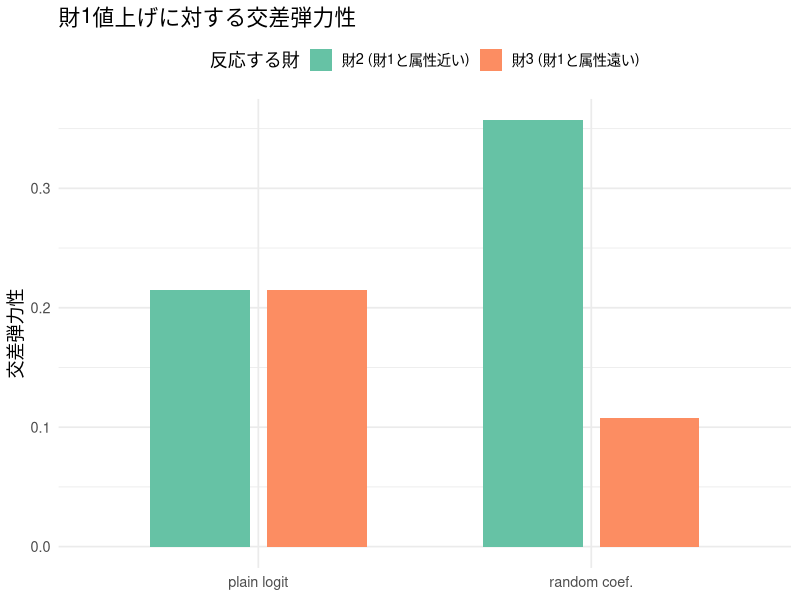
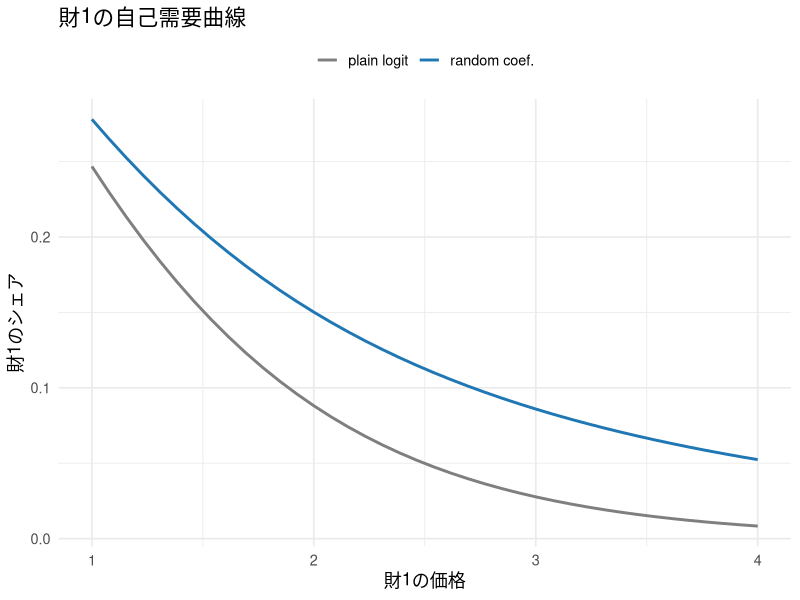
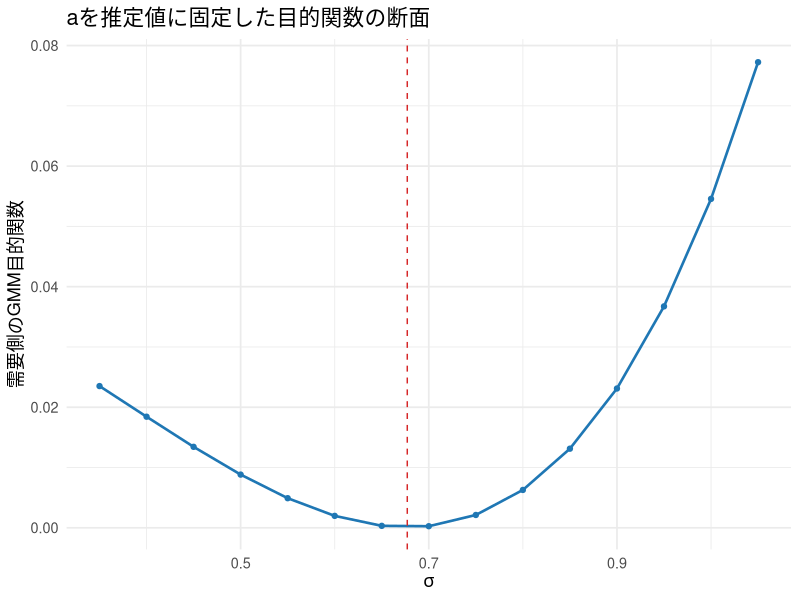
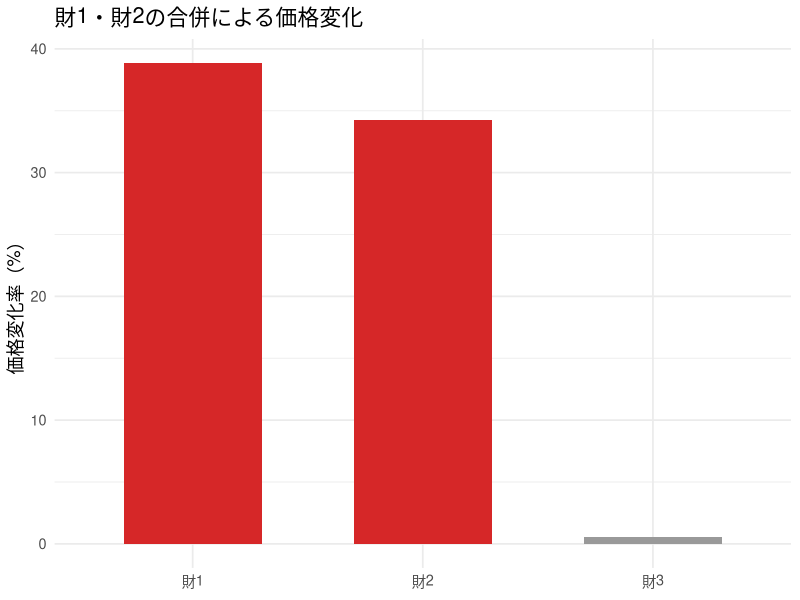

Recreate these plots in R, in order.
## ---- chunk 1
#| include: false
library(ggplot2)
library(dplyr)
library(tidyr)
library(scales)
library(knitr)

set.seed(20264)

theme_lecture <- function() {
  fam <- if (Sys.info()[["sysname"]] == "Darwin") "Hiragino Sans" else ""
  theme_minimal(base_size = 13, base_family = fam)
}
theme_set(theme_lecture())
knitr::opts_chunk$set(fig.align = "center", dpi = 144)
options(scipen = 8)
## ---- chunk 2
# --- モンテカルロ積分でシェアを計算する関数 ---
# nu_x: 個人の属性選好ショック (ns), nu_p: 価格選好ショック (ns)
# 属性 x への好み beta_i = beta_x + sigma_x * nu_x
# 価格係数 alpha_i = exp(abar + sigma_p * nu_p)  （対数正規で正値保証）
sim_shares <- function(x, p, beta0, beta_x, sigma_x, abar, sigma_p, nu_x, nu_p) {
  ns <- length(nu_x)
  J  <- length(x)
  beta_i  <- beta_x + sigma_x * nu_x          # (ns) 属性選好
  alpha_i <- exp(abar + sigma_p * nu_p)       # (ns) 価格係数（正）
  # 効用 v[i,j] = beta0 + beta_i * x_j - alpha_i * p_j
  V <- outer(beta_i, x) - outer(alpha_i, p)   # (ns x J)
  V <- sweep(V, 2, rep(beta0, J), "+")        # 定数項を各財に足す
  eV <- exp(V)
  denom <- 1 + rowSums(eV)                     # outside の効用は 0 -> exp(0)=1
  s_ij <- eV / denom                           # (ns x J) 個人選択確率
  colMeans(s_ij)                               # 集計シェア (J)
}

# 属性: 財1と財2は近い(1.0, 0.9)、財3は離れている(-0.8)
x_char <- c(1.0, 0.9, -0.8)
beta0  <- -1.0
beta_x <- 1.2
alpha_mean_target <- exp(0.2)  # 比較を通じてE[alpha_i]を約1.22に固定
abar_for_sigma <- function(sigma_p) log(alpha_mean_target) - sigma_p^2 / 2
p_base <- c(2.0, 2.1, 1.8)

ns <- 200
nu_x <- rnorm(ns)
nu_p <- rnorm(ns)

# sigma_x = 0 (plain logit) と sigma_x = 1.2 (異質性あり) を比較
s_homog <- sim_shares(x_char, p_base, beta0, beta_x, 0.0, abar_for_sigma(0.0), 0.0, nu_x, nu_p)
s_heter <- sim_shares(x_char, p_base, beta0, beta_x, 1.2, abar_for_sigma(0.6), 0.6, nu_x, nu_p)

data.frame(
  product = c("財1", "財2", "財3"),
  x       = x_char,
  share_homog = round(s_homog, 4),
  share_heter = round(s_heter, 4)
) |> kable(caption = "同質(sigma=0) vs 異質(sigma>0) の集計シェア")
## ---- chunk 3
cross_elast <- function(sigma_x, sigma_p) {
  eps <- 1e-5
  abar_use <- abar_for_sigma(sigma_p)  # 平均価格感応度を固定して分散だけ変える
  s0 <- sim_shares(x_char, p_base, beta0, beta_x, sigma_x, abar_use, sigma_p, nu_x, nu_p)
  E  <- matrix(0, 3, 3)
  for (k in 1:3) {
    p_up <- p_base; p_up[k] <- p_up[k] + eps
    s1 <- sim_shares(x_char, p_up, beta0, beta_x, sigma_x, abar_use, sigma_p, nu_x, nu_p)
    # eta[j,k] = (ds_j/dp_k) * p_k / s_j
    E[, k] <- (s1 - s0) / eps * p_base[k] / s0
  }
  dimnames(E) <- list(paste0("財", 1:3), paste0("値上げ:財", 1:3))
  round(E, 3)
}

E_homog <- cross_elast(0.0, 0.0)
E_heter <- cross_elast(1.2, 0.6)
## ---- chunk 4
kable(E_homog, caption = "plain logit の弾力性行列（列=どの財を値上げしたか）")
## ---- chunk 5
kable(E_heter, caption = "random coefficient logit の弾力性行列")
## ---- chunk 6
#| fig-cap: "財1を値上げしたときの他財の反応。plain logit では財2・財3が同率、RC では属性の近い財2が強く反応する。"
df_plot <- data.frame(
  responder = rep(c("財2 (財1と属性近い)", "財3 (財1と属性遠い)"), 2),
  model     = rep(c("plain logit", "random coef."), each = 2),
  elasticity = c(E_homog[2, 1], E_homog[3, 1], E_heter[2, 1], E_heter[3, 1])
)
ggplot(df_plot, aes(model, elasticity, fill = responder)) +
  geom_col(position = position_dodge(width = 0.7), width = 0.6) +
  scale_fill_brewer(palette = "Set2") +
  labs(title = "財1値上げに対する交差弾力性",
       x = NULL, y = "交差弾力性", fill = "反応する財") +
  theme(legend.position = "top")
## ---- chunk 7
#| fig-cap: "財1の自己需要曲線。異質性を入れると曲率が変わる。"
p_grid <- seq(1.0, 4.0, length.out = 40)
demand_curve <- function(sigma_x, sigma_p) {
  abar_use <- abar_for_sigma(sigma_p)
  sapply(p_grid, function(pp) {
    p_try <- p_base; p_try[1] <- pp
    sim_shares(x_char, p_try, beta0, beta_x, sigma_x, abar_use, sigma_p, nu_x, nu_p)[1]
  })
}
dc <- data.frame(
  price = rep(p_grid, 2),
  share = c(demand_curve(0.0, 0.0), demand_curve(1.2, 0.6)),
  model = rep(c("plain logit", "random coef."), each = length(p_grid))
)
ggplot(dc, aes(price, share, color = model)) +
  geom_line(linewidth = 1) +
  scale_color_manual(values = c("plain logit" = "grey50", "random coef." = "#1f77b4")) +
  labs(title = "財1の自己需要曲線", x = "財1の価格", y = "財1のシェア", color = NULL) +
  theme(legend.position = "top")
## ---- chunk 8
# 個人の価格係数は正。nu はどの計算でも同じ積分点を使う。
rc_probs <- function(p, quality, a, sigma, nu) {
  alpha <- exp(a + sigma * nu)
  v <- sweep(-outer(alpha, p), 2, quality, "+")
  vmax <- pmax(0, apply(v, 1, max))
  ev <- exp(v - vmax)
  ev / (exp(-vmax) + rowSums(ev))
}
rc_market <- function(p, quality, a, sigma, nu) {
  prob <- rc_probs(p, quality, a, sigma, nu)
  alpha <- exp(a + sigma * nu)
  jac <- crossprod(prob, prob * alpha) / length(nu)
  diag(jac) <- diag(jac) - colMeans(prob * alpha)
  list(s = colMeans(prob), jac = jac)
}
owner_matrix <- function(groups) outer(groups, groups, "==") * 1
markup_at <- function(p, groups, quality, a, sigma, nu) {
  demand <- rc_market(p, quality, a, sigma, nu)
  Delta <- -owner_matrix(groups) * t(demand$jac)
  as.vector(solve(Delta, demand$s))
}
solve_prices <- function(mc, groups, quality, a, sigma, nu,
                         p_init = mc + 1, tol = 1e-10, maxit = 2000) {
  p <- p_init
  for (it in seq_len(maxit)) {
    target <- mc + markup_at(p, groups, quality, a, sigma, nu)
    err <- max(abs(target - p))
    if (err < tol) return(list(p = p, iterations = it, error = err))
    p <- 0.5 * p + 0.5 * target
  }
  stop("価格の反復が収束しなかった")
}
# 複数市場の確率をまとめて計算。各積分点について市場を並べ、列は商品。
rc_all <- function(delta, price, a, sigma, nu, slopes = TRUE) {
  nt <- nrow(price); nj <- ncol(price); nr <- length(nu)
  mean_alpha <- exp(a + sigma^2 / 2)
  deviation <- exp(a + sigma * nu) - mean_alpha
  v <- matrix(0, nt * nr, nj)
  for (j in seq_len(nj)) {
    v[, j] <- rep(delta[, j], nr) -
      rep(price[, j], nr) * rep(deviation, each = nt)
  }
  vmax <- pmax(0, v[, 1])
  for (j in 2:nj) vmax <- pmax(vmax, v[, j])
  ev <- exp(v - vmax)
  prob <- ev / (exp(-vmax) + rowSums(ev))
  share <- matrix(0, nt, nj)
  own_slope <- matrix(0, nt, nj)
  alpha <- rep(exp(a + sigma * nu), each = nt)
  for (j in seq_len(nj)) {
    share[, j] <- rowMeans(matrix(prob[, j], nt, nr))
    if (slopes) own_slope[, j] <- -rowMeans(matrix(
      alpha * prob[, j] * (1 - prob[, j]), nt, nr))
  }
  list(share = share, own_slope = own_slope)
}
invert_shares <- function(S_obs, price, a, sigma, nu,
                          tol = 1e-9, maxit = 2000) {
  delta <- log(S_obs) - log(1 - rowSums(S_obs))
  for (it in seq_len(maxit)) {
    predicted <- rc_all(delta, price, a, sigma, nu, slopes = FALSE)$share
    correction <- log(S_obs) - log(predicted)
    delta <- delta + correction
    if (max(abs(correction)) < tol) {
      return(list(delta = delta, iterations = it,
                  error = max(abs(correction))))
    }
  }
  stop("シェアの反転が収束しなかった")
}
vec <- function(m) as.vector(t(m))
# その市場の需要を固定したときの1人あたり消費者余剰。
cs_value <- function(p, quality, a, sigma, nu) {
  alpha <- exp(a + sigma * nu)
  v <- sweep(-outer(alpha, p), 2, quality, "+")
  vmax <- pmax(0, apply(v, 1, max))
  inclusive <- vmax + log(exp(-vmax) + rowSums(exp(v - vmax)))
  mean(inclusive / alpha)
}
market_outcomes <- function(p, mc, quality, a, sigma, nu, market_size = 10000) {
  s <- rc_market(p, quality, a, sigma, nu)$s
  c(quantity = market_size * sum(s),
    profit = market_size * sum((p - mc) * s),
    consumer_surplus = market_size * cs_value(p, quality, a, sigma, nu))
}
## ---- chunk 9
set.seed(202604)
J <- 3
Tn <- 120
ns <- 120
# 等間隔の確率に対応する標準正規分布の分位点。毎回引き直さない。
nu <- qnorm((seq_len(ns) - 0.5) / ns)
theta_true <- c(beta0 = 3.5, beta_x = 1.2, a = 0.2, sigma = 0.7,
                gamma0 = -0.1, gamma_x = 0.15, gamma_w = 0.6)
x <- matrix(runif(Tn * J, -1, 1), Tn, J)
w <- matrix(runif(Tn * J, -1.2, 1.2), Tn, J)
xi_true <- matrix(rnorm(Tn * J, 0, 0.18), Tn, J)
omega_true <- matrix(rnorm(Tn * J, 0, 0.08), Tn, J)
quality_true <- theta_true["beta0"] + theta_true["beta_x"] * x + xi_true
mc_true <- exp(theta_true["gamma0"] + theta_true["gamma_x"] * x +
                 theta_true["gamma_w"] * w + omega_true)
groups_pre <- seq_len(J)
price <- S_obs <- matrix(0, Tn, J)
for (tt in seq_len(Tn)) {
  eq <- solve_prices(mc_true[tt, ], groups_pre, quality_true[tt, ],
                     theta_true["a"], theta_true["sigma"], nu)
  price[tt, ] <- eq$p
  S_obs[tt, ] <- rc_market(eq$p, quality_true[tt, ],
                          theta_true["a"], theta_true["sigma"], nu)$s
}
## ---- chunk 10
data_summary <- data.frame(
  variable = c("価格", "商品シェア", "外部選択肢シェア"),
  minimum = c(min(price), min(S_obs), min(1 - rowSums(S_obs))),
  maximum = c(max(price), max(S_obs), max(1 - rowSums(S_obs))))
knitr::kable(data_summary, digits = 3,
             col.names = c("変数", "最小値", "最大値"))
## ---- chunk 11
truth_inversion <- invert_shares(S_obs, price,
  theta_true["a"], theta_true["sigma"], nu)
delta_true <- quality_true - exp(theta_true["a"] + theta_true["sigma"]^2 / 2) * price
inversion_check <- data.frame(
  check = c("平均効用の回収誤差", "シェアの再現誤差"),
  error = c(max(abs(truth_inversion$delta - delta_true)),
    max(abs(rc_all(truth_inversion$delta, price,
      theta_true["a"], theta_true["sigma"], nu)$share - S_obs))))
knitr::kable(inversion_check, digits = 10,
             col.names = c("確認項目", "最大絶対誤差"))
stopifnot(all(inversion_check$error < 1e-6))
## ---- chunk 12
# 自財の費用変数と競合財の属性・費用変数を需要側のIVに使う。
rival_x <- rowSums(x) - x
rival_w <- rowSums(w) - w
X_d <- cbind(constant = 1, x = vec(x))
Z_d <- cbind(X_d, w = vec(w), w2 = vec(w)^2,
              rival_x = vec(rival_x), rival_w = vec(rival_w))
N <- nrow(X_d)
W_d <- solve(crossprod(Z_d) / N)
# 固定した非線形パラメータの下で線形係数を解く。
linear_gmm <- function(y, X, Z, W) {
  ZX <- crossprod(Z, X) / N
  Zy <- crossprod(Z, y) / N
  coef <- as.vector(solve(t(ZX) %*% W %*% ZX, t(ZX) %*% W %*% Zy))
  residual <- as.vector(y - X %*% coef)
  g <- crossprod(Z, residual) / N
  list(coef = coef, residual = residual,
       Q = as.numeric(t(g) %*% W %*% g))
}
scale_d <- 1
## ---- chunk 13
gmm_fit <- function(par) {
  a <- par[1]; sigma <- par[2]
  inverted <- invert_shares(S_obs, price, a, sigma, nu)
  delta <- inverted$delta
  mean_alpha <- exp(a + sigma^2 / 2)
  # delta + E[alpha]*p = beta0 + beta_x*x + xi
  demand <- linear_gmm(vec(delta + mean_alpha * price), X_d, Z_d, W_d)
  fit <- list(par = setNames(par, c("a", "sigma")), beta = demand$coef,
              delta = delta, xi = demand$residual, Qd = demand$Q,
              Q = demand$Q / scale_d, inversion_error = inverted$error)
  fit
}
# 開始点を複数試し、目的関数が最も小さい結果を使う。
estimate_model <- function() {
  starts <- list(c(0.1, 0.4), c(0.4, 0.9))
  runs <- lapply(starts, function(initial) {
    optim(initial, function(par) gmm_fit(par)$Q,
          method = "L-BFGS-B", lower = c(-0.4, 0.05), upper = c(1, 1.3),
          control = list(factr = 1e7, pgtol = 1e-7))
  })
  best <- runs[[which.min(sapply(runs, function(z) z$value))]]
  result <- gmm_fit(best$par)
  result$convergence <- best$convergence
  result
}
fit_d <- estimate_model()
## ---- chunk 14
point_estimates <- data.frame(
  parameter = c("beta0", "beta_x", "a", "sigma", "mean_alpha"),
  truth = c(theta_true[c("beta0", "beta_x", "a", "sigma")],
    exp(theta_true["a"] + theta_true["sigma"]^2 / 2)),
  estimated = c(fit_d$beta, fit_d$par, exp(fit_d$par[1] + fit_d$par[2]^2 / 2)))
knitr::kable(point_estimates, digits = 3,
             col.names = c("パラメータ", "真値", "推定値"))
stopifnot(fit_d$convergence == 0)
## ---- chunk 15
#| fig-cap: "破線は推定したσ。各点でシェア反転と線形係数の推定を行っている。"
sigma_grid <- seq(0.35, 1.05, length.out = 15)
objective_slice <- data.frame(sigma = sigma_grid,
  Q = sapply(sigma_grid, function(s) gmm_fit(c(fit_d$par[1], s))$Q))
ggplot(objective_slice, aes(sigma, Q)) +
  geom_line(color = "#1f77b4", linewidth = 0.9) +
  geom_point(color = "#1f77b4") +
  geom_vline(xintercept = fit_d$par[2], color = "#d62728", linetype = "dashed") +
  labs(x = expression(sigma), y = "需要側のGMM目的関数",
       title = "aを推定値に固定した目的関数の断面")
## ---- chunk 16
cluster_se <- function(fit) {
  qd <- ncol(Z_d)
  G <- matrix(0, qd, 4)
  G[, 1:2] <- -crossprod(Z_d, X_d) / N
  h <- 1e-4
  for (k in 1:2) {
    upper <- lower <- fit$par
    upper[k] <- upper[k] + h; lower[k] <- lower[k] - h
    fit_upper <- gmm_fit(upper); fit_lower <- gmm_fit(lower)
    y_upper <- fit_upper$delta + exp(upper[1] + upper[2]^2 / 2) * price
    y_lower <- fit_lower$delta + exp(lower[1] + lower[2]^2 / 2) * price
    G[, k + 2] <- crossprod(Z_d, vec(y_upper - y_lower)) / (2 * h * N)
  }
  moments <- Z_d * fit$xi
  clustered <- rowsum(moments, rep(seq_len(Tn), each = J))
  clustered <- sweep(clustered, 2, colMeans(clustered), "-")
  Vg <- crossprod(clustered) / N^2 * Tn / (Tn - 1)
  bread <- solve(t(G) %*% W_d %*% G)
  V <- bread %*% t(G) %*% W_d %*% Vg %*% W_d %*% G %*% bread
  list(se = sqrt(diag(V)), vcov = V)
}
inference_d <- cluster_se(fit_d)
mean_alpha_d <- exp(fit_d$par[1] + fit_d$par[2]^2 / 2)
gradient_mean <- c(0, 0, mean_alpha_d, mean_alpha_d * fit_d$par[2])
se_mean_alpha <- sqrt(as.numeric(t(gradient_mean) %*% inference_d$vcov %*% gradient_mean))
demand_parameters <- data.frame(
  parameter = c("beta0", "beta_x", "a", "sigma", "mean_alpha"),
  truth = c(theta_true[c("beta0", "beta_x", "a", "sigma")],
              exp(theta_true["a"] + theta_true["sigma"]^2 / 2)),
  estimated = c(fit_d$beta, fit_d$par, mean_alpha_d),
  std_error = c(inference_d$se, se_mean_alpha))
knitr::kable(demand_parameters, digits = 3,
             col.names = c("パラメータ", "真値", "推定値", "標準誤差"),
             caption = "需要パラメータと市場クラスタ標準誤差")
## ---- chunk 17
# 第一市場の観測価格と、推定で反転した効用を使う。
p_pre <- price[1, ]
a_d <- fit_d$par[1]; sigma_d <- fit_d$par[2]
quality_d <- fit_d$delta[1, ] + exp(a_d + sigma_d^2 / 2) * p_pre
mc_d <- p_pre - markup_at(p_pre, groups_pre, quality_d, a_d, sigma_d, nu)
groups_post <- c(1, 1, 3)
eq_merger <- solve_prices(mc_d, groups_post, quality_d, a_d, sigma_d, nu, p_pre)
p_merger <- eq_merger$p
s_pre <- rc_market(p_pre, quality_d, a_d, sigma_d, nu)$s
s_merger <- rc_market(p_merger, quality_d, a_d, sigma_d, nu)$s
merger_tbl <- data.frame(product = paste0("財", seq_len(J)),
  cost = mc_d, price_pre = p_pre, price_post = p_merger,
  price_change_pct = 100 * (p_merger / p_pre - 1),
  quantity_pre = 10000 * s_pre, quantity_post = 10000 * s_merger,
  profit_pre = 10000 * (p_pre - mc_d) * s_pre,
  profit_post = 10000 * (p_merger - mc_d) * s_merger)
outcomes_merger <- data.frame(
  outcome = c("販売数量の合計", "企業利潤の合計", "消費者余剰"),
  before = market_outcomes(p_pre, mc_d, quality_d, a_d, sigma_d, nu),
  after = market_outcomes(p_merger, mc_d, quality_d, a_d, sigma_d, nu))
outcomes_merger$change <- outcomes_merger$after - outcomes_merger$before
jac_pre <- rc_market(p_pre, quality_d, a_d, sigma_d, nu)$jac
diversion12 <- -jac_pre[2, 1] / jac_pre[1, 1]
upp1 <- diversion12 * (p_pre[2] - mc_d[2])
## ---- chunk 18
cost_check <- data.frame(product = merger_tbl$product,
  truth = mc_true[1, ], recovered = mc_d)
knitr::kable(cost_check, digits = 3,
             col.names = c("商品", "限界費用の真値", "需要推定から逆算"))
knitr::kable(merger_tbl[, c("product", "price_pre", "price_post", "price_change_pct")],
  digits = 3, col.names = c("商品", "合併前価格", "合併後価格", "変化率（%）"))
stopifnot(all(mc_d > 0), eq_merger$error < 1e-6)
## ---- chunk 19
#| fig-cap: "赤が合併当事者。限界費用は固定している。"
ggplot(merger_tbl, aes(product, price_change_pct,
                        fill = product %in% c("財1", "財2"))) +
  geom_col(width = 0.6, show.legend = FALSE) +
  scale_fill_manual(values = c("FALSE" = "grey60", "TRUE" = "#d62728")) +
  labs(title = "財1・財2の合併による価格変化", x = NULL, y = "価格変化率（%）")
## ---- chunk 20
knitr::kable(merger_tbl[, c("product", "quantity_pre", "quantity_post", "profit_pre", "profit_post")],
  digits = 1, col.names = c("商品", "合併前数量", "合併後数量", "合併前利潤", "合併後利潤"))
knitr::kable(outcomes_merger, row.names = FALSE, digits = 1,
  col.names = c("指標", "合併前", "合併後", "変化"))
## ---- chunk 21
knitr::kable(data.frame(
  indicator = c("財1から財2へのdiversion ratio", "財1のUPP（費用削減なし）"),
  value = c(diversion12, upp1)), digits = 3,
  col.names = c("指標", "値"))
